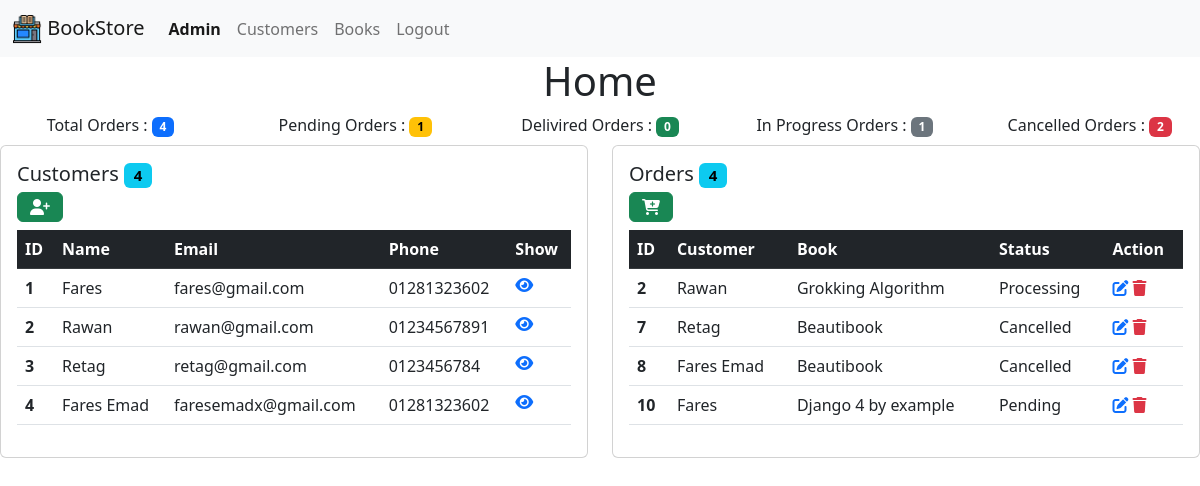
The app's page / (signed in) with its own data.
### bookstore/models.py (models this page shows, shortened)
class Customer(models.Model):
    user = models.OneToOneField(User,null=True ,on_delete=models.CASCADE)
    name = models.CharField(max_length=100)
    email = models.CharField(max_length=100, null=True)
    phone = models.CharField(max_length=100, null=True)
    age = models.IntegerField()
    image = models.ImageField(upload_to='images/%Y/%m/%d/', blank=True)
    date_created = models.DateTimeField(auto_now_add=True)
    def __str__(self):
        return self.name

class Order(models.Model):
    STATUS = (
        ('Pending', 'Pending'),
        ('Delivered', 'Delivered'),
        ('Cancelled', 'Cancelled'),
        ('Processing', 'Processing'),
    )
    customer = models.ForeignKey(Customer,null=True,on_delete=models.SET_NULL)
    book = models.ForeignKey(Book, null=True, on_delete=models.SET_NULL)
    tags = models.ManyToManyField(Tag)
    date_created = models.DateTimeField(auto_now_add=True)
    status = models.CharField(max_length=200, null=True, choices=STATUS)
    note = models.CharField(max_length=1000, null=True, blank=True)

class Book(models.Model):
    CATEGORY = (
        ('Fiction', 'Fiction'),
        ('Biography', 'Biography'),
        ('History', 'History'),
        ('Science', 'Science'),
        ('Technology', 'Technology'),
        ('Mathematics', 'Mathematics'),
    )
    name = models.CharField(max_length=100)
    author = models.CharField(max_length=100)
    price = models.IntegerField()
    tags = models.ManyToManyField(Tag)
    category = models.CharField(max_length=100, choices=CATEGORY)
    description = models.CharField(max_length=1000, null=True)
    date_created = models.DateTimeField(auto_now_add=True)
    def __str__(self):
        return self.name

### bookstore/decorators.py (the view)
    def wrapperFunc(request, *args, **kwargs):
        group = None
        if request.user.groups.exists():
            group = request.user.groups.all()[0].name
        if group == 'admin':
            return view_func(request, *args, **kwargs)
        if group == 'customers':
            return redirect('userProfile')

### bookstore/views.py (called while the page is built)
@login_required(login_url='login')
@forAdmin
def home(request):
    customers = Customer.objects.all()
    orders = Order.objects.all()
    total_orders = orders.count()
    pending_orders = orders.filter(status='Pending').count()
    delevired_orders = orders.filter(status='Delivered').count()
    in_progress_orders = orders.filter(status='Processing').count()
    cancelled_orders = orders.filter(status='Cancelled').count()
    context = {
        'customers': customers,
        'orders': orders,
        'total_orders': total_orders,
        'pending_orders': pending_orders,
        'delevired_orders': delevired_orders,
        'in_progress_orders': in_progress_orders,
        'cancelled_orders': cancelled_orders
    }
    return render(request, 'bookstore/dashboard.html', context)

### templates/bookstore/dashboard.html (shortened to what this page needs)
{% extends 'base.html' %}
{% block content %}
<h1 class="containers" style="text-align: center">Home</h1>
<div class="containers text-center pb-2">
  <div class="row">
    <div class="col">
      Total Orders :
      <span class="badge text-bg-primary">{{ total_orders }}</span>
    </div>
    <div class="col">
      Pending Orders :
      <span class="badge text-bg-warning">{{ pending_orders }}</span>
    </div>
    <div class="col">
      Delivired Orders :
      <span class="badge text-bg-success">{{ delevired_orders }}</span>
    </div>
    <div class="col">
      In Progress Orders :
      <span class="badge text-bg-secondary">{{ in_progress_orders }}</span>
    </div>
    <div class="col">
      Cancelled Orders :
      <span class="badge text-bg-danger">{{ cancelled_orders }}</span>
    </div>
  </div>
</div>
<div class="containers">
  <div class="row">
    <div class="col">
      <div class="card">
        <div class="card-body">
          <h5 class="card-title">
            Customers
            <span class="badge text-bg-info">{{ customers.count }}</span>
          </h5>
          <h6 class="card-subtitle mb-2 text-muted">
            <a class="btn btn-success" href="#"
              ><i class="fa-solid fa-user-plus"></i
            ></a>
          </h6>
          <table class="table">
            <thead>
              <tr class="table-dark">
                <th scope="col">ID</th>
                <th scope="col">Name</th>
                <th scope="col">Email</th>
                <th scope="col">Phone</th>
                <th scope="col">Show</th>
              </tr>
            </thead>
            <tbody>
              {% for customer in customers %}
              <tr>
                <th scope="row">{{customer.id}}</th>
                <td>{{customer.name|title}}</td>
                <td>{{customer.email}}</td>
                <td>{{customer.phone}}</td>
                <td>
                  <a href="{% url 'customer' customer.id%}"
                    ><i class="fa-solid fa-eye"></i
                  ></a>
                </td>
              </tr>
              {% endfor %}
            </tbody>
          </table>
        </div>
      </div>
    </div>
    <div class="col">
      <div class="card">
        <div class="card-body">
          <h5 class="card-title">
            Orders <span class="badge text-bg-info">{{ total_orders }}</span>
          </h5>
          <h6 class="card-subtitle mb-2 text-muted">
            <a class="btn btn-success" href="{% url 'create' %}"
              ><i class="fa-solid fa-cart-plus"></i
            ></a>
          </h6>
          <table class="table">
            <thead>
              <tr class="table-dark">
                <th scope="col">ID</th>
                <th scope="col">Customer</th>
                <th scope="col">Book</th>
                <th scope="col">Status</th>
                <th scope="col">Action</th>
              </tr>
            </thead>
            <tbody>
              {% for order in orders %}
              <tr>
                <th scope="row">{{order.id}}</th>
                <td>{{order.customer|title}}</td>
                <td>{{order.book}}</td>
                <td>{{order.status}}</td>
                <td>
                  <a href="{% url 'update' order.id %}" class="text-primary"
                    ><i class="fa-solid fa-pen-to-square"></i
                  ></a>
                  <a href="{% url 'delete' order.id %}" class="text-danger"
                    ><i class="fa-solid fa-trash"></i
                  ></a>
                </td>
              </tr>
              {% endfor %}
            </tbody>
          </table>
        </div>
      </div>
    </div>
  </div>
</div>
{% endblock content %}

### templates/parts/navbar.html (shortened to what this page needs)
{% load static %}
<nav class="navbar navbar-expand-lg bg-light">
  <div class="container-fluid">
    <a class="navbar-brand" href="{% url 'home' %}">
      <img
        src="{% static 'images/logo.png' %}"
        alt="Logo"
        width="30"
        height="30"
        class="d-inline-block align-text-top"
      />
      BookStore
    </a>
    <div class="collapse navbar-collapse" id="navbarSupportedContent">
      <ul class="navbar-nav me-auto mb-2 mb-lg-0">
        {% if request.user.is_staff %}
        <li class="nav-item">
          <a class="nav-link active" style="font-weight:bold"href="#">{{request.user|title}}</a>
        </li>
        <li class="nav-item">
          <a class="nav-link" aria-current="page" href="{% url 'customers' %}">Customers</a>
        </li>
        <li class="nav-item">
          <a class="nav-link" href="{% url 'books' %}">Books</a>
        </li>
        {% endif %}
        {% if request.user.is_authenticated %}
        <li class="nav-item">
          <a class="nav-link" href="{% url 'logout' %}">Logout</a>
        </li>
        {% endif %}
      </ul>
    </div>
  </div>
</nav>

### records on screen
Customer: id "1", name "Fares", email "fares@gmail.com", phone "01281323602"
Customer: id "2", name "Rawan", email "rawan@gmail.com", phone "01234567891"
Customer: id "3", name "Retag", email "retag@gmail.com", phone "0123456784"
Customer: id "4", name "Fares Emad", email "faresemadx@gmail.com", phone "01281323602"
Order: id "2", customer "Rawan", book "Grokking Algorithm", status "Processing"
Order: id "7", customer "Retag", book "Beautibook", status "Cancelled"
Order: id "8", customer "Fares Emad", book "Beautibook", status "Cancelled"
Order: id "10", customer "Fares", book "Django 4 by example", status "Pending"

### other values on screen
{{ request.user|title }} "Admin"
{{ total_orders }} "4"
{{ pending_orders }} "1"
{{ delevired_orders }} "0"
{{ in_progress_orders }} "1"
{{ cancelled_orders }} "2"
{{ customers.count }} "4"
